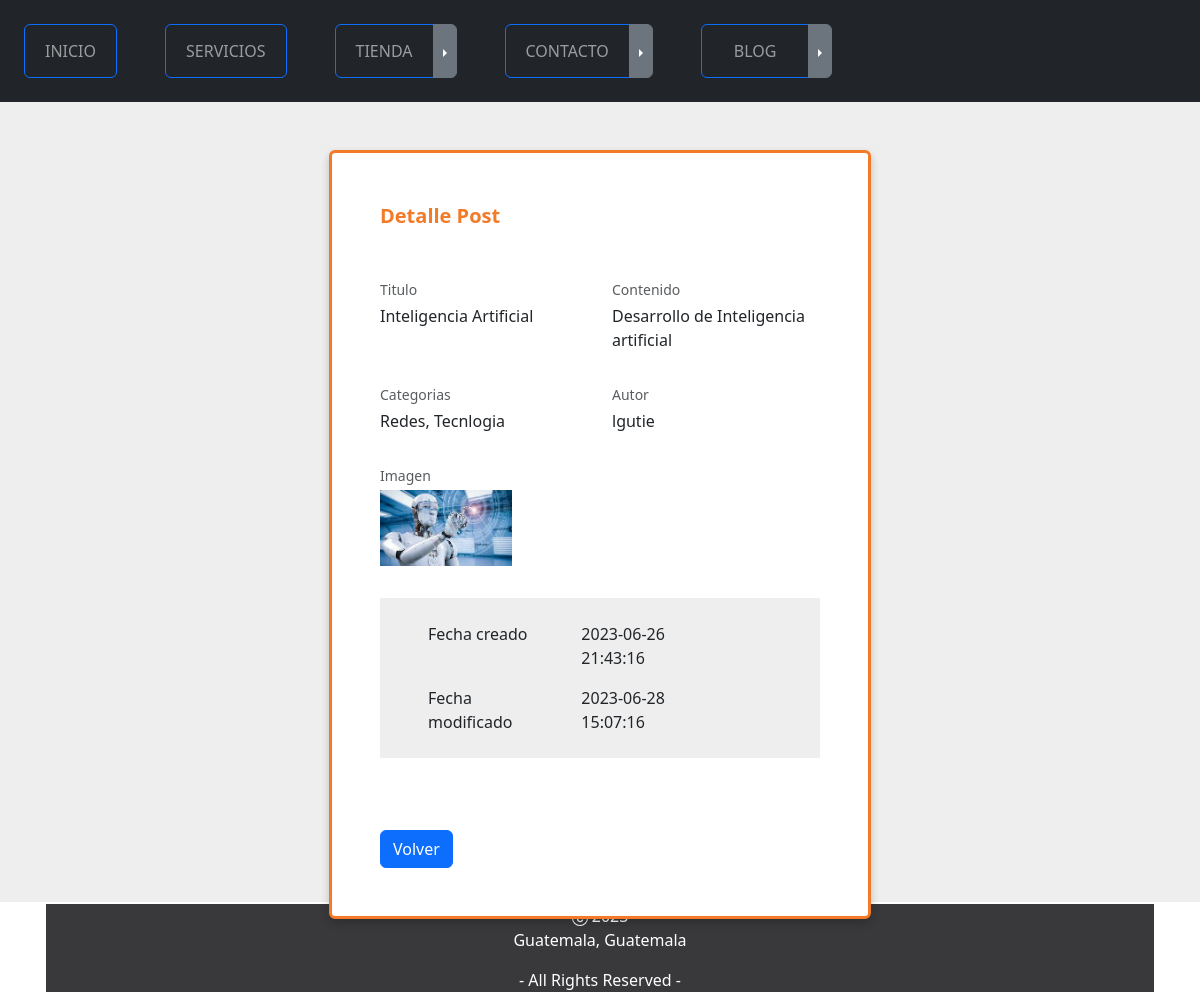
The app's page /blogs/post/detalles/2, older data.
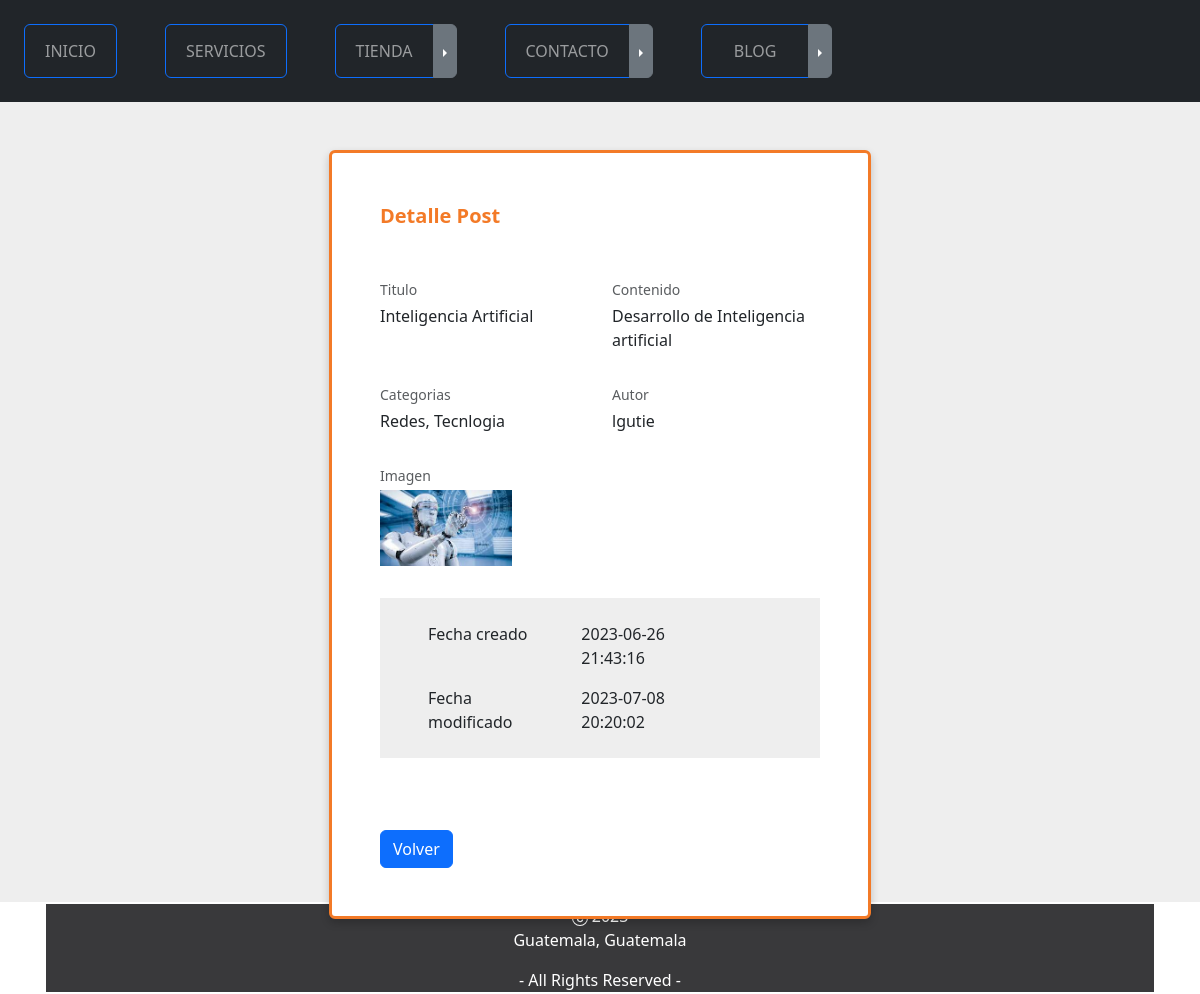
The same page, newer data.
### blogs/models.py (models this page shows, shortened)
class Post(models.Model):
    titulo = models.CharField(max_length=50)
    contenido = models.CharField(max_length=50)
    imagen = models.ImageField(upload_to="blog", null=True)
    autor = models.ForeignKey(User,on_delete=models.CASCADE)
    categorias = models.ManyToManyField(Categoria)
    created = models.DateTimeField(auto_now_add=True)
    updated = models.DateTimeField(auto_now=True)
    class Meta:
        verbose_name = 'post'
        verbose_name_plural = 'posts'
        db_table = 'demo_post'

class Categoria(models.Model):
    nombre = models.CharField(max_length=50)
    created = models.DateTimeField(auto_now_add=True)
    updated = models.DateTimeField(auto_now=True)
    class Meta:
        verbose_name = 'categoria'
        verbose_name_plural = 'categorias'
        db_table = 'demo_categoria'
    def __str__(self):
        return self.nombre

### blogs/views.py (the view)
class PostDetalle(DetailView):
    model = Post

### blogs/templates/blogs/post/detalles.html (shortened to what this page needs)
{% extends "master.html" %}
{% load widget_tweaks %}
{% block content %}
    <section class="h-100 h-custom background-color-custom1">
        <div class="container py-5 h-100">
            <div class="row d-flex justify-content-center align-items-center h-100">
                <div class="col-lg-8 col-xl-6">
                    <div class="card border-top border-bottom border-3 border-color-custom1">
                        <div class="card-body p-5">
                            <p class="lead fw-bold mb-5 color-custom1">Detalle Post</p>
                            <div class="row">
                                <div class="col mb-3">
                                    <p class="small text-muted mb-1">Titulo</p>
                                    <p>{{ post.titulo }}</p>
                                </div>
                                <div class="col mb-3">
                                    <p class="small text-muted mb-1">Contenido</p>
                                    <p>{{ post.contenido }}</p>
                                </div>
                            </div>
                            <div class="row">
                                <div class="col mb-3">
                                    <p class="small text-muted mb-1">Categorias</p>
                                    <p>{{ post.categorias.all|join:", " }}</p>
                                </div>
                                <div class="col mb-3">
                                    <p class="small text-muted mb-1">Autor</p>
                                    <p>{{ post.autor }}</p>
                                </div>
                            </div>
                            <div class="row">
                                <div class="col mb-3">
                                    <p class="small text-muted mb-1">Imagen</p>
                                    <p>
                                        {% if post.imagen %}
                                            <img src="{{ post.imagen.url }}"
                                                 alt="{{ post.titulo }}"
                                                 class="img-fluid"
                                                 width="30%"
                                                 height="30%"/>
                                        {% endif %}
                                    </p>
                                </div>
                            </div>
                            <div class="mx-n5 px-5 py-4 background-color-custom1">
                                <div class="row">
                                    <div class="col-md-8 col-lg-5">
                                        <p>Fecha creado</p>
                                    </div>
                                    <div class="col-md-4 col-lg-5">
                                        <p>{{ post.created|date:'Y-m-d H:i:s'  }}</p>
                                    </div>
                                </div>
                                <div class="row">
                                    <div class="col-md-8 col-lg-5">
                                        <p class="mb-0">Fecha modificado</p>
                                    </div>
                                    <div class="col-md-4 col-lg-5">
                                        <p class="mb-0">{{ post.updated|date:'Y-m-d H:i:s'  }}</p>
                                    </div>
                                </div>
                            </div>
                            <br/>
                            <br/>
                            <br/>
                            <div class="col-5">
                                <a href="{% url 'postleer' %}" type="submit" class="btn btn-primary">Volver</a>
                            </div>
                        </div>
                    </div>
                </div>
            </div>
        </div>
    </section>
{% endblock %}

Row changes from the older to the newer data that the page shows:
changed Post "Inteligencia Artificial": updated "2023-06-28 15:07:16" → "2023-07-08 20:20:02"
